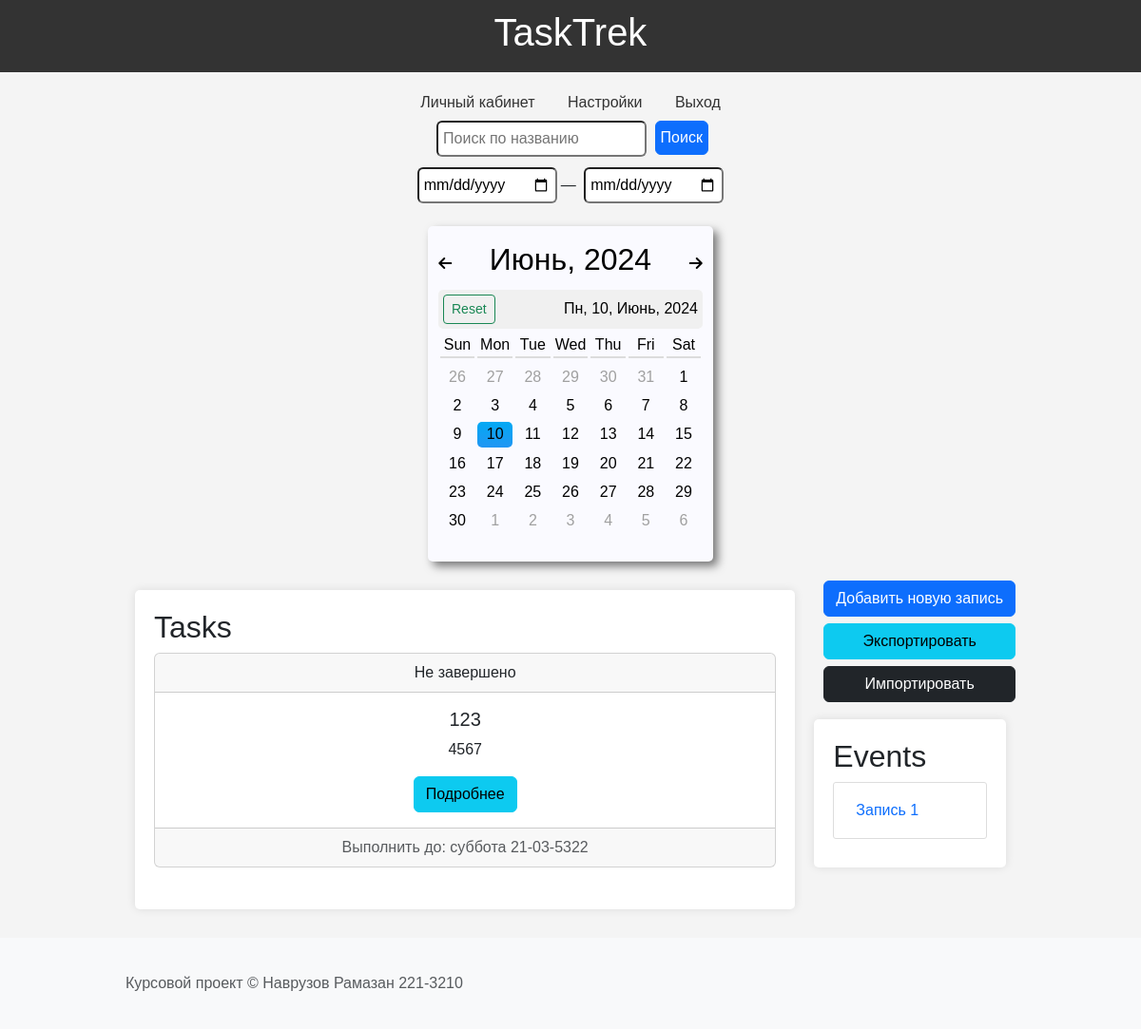
The page / (signed in) on the database as committed earlier.
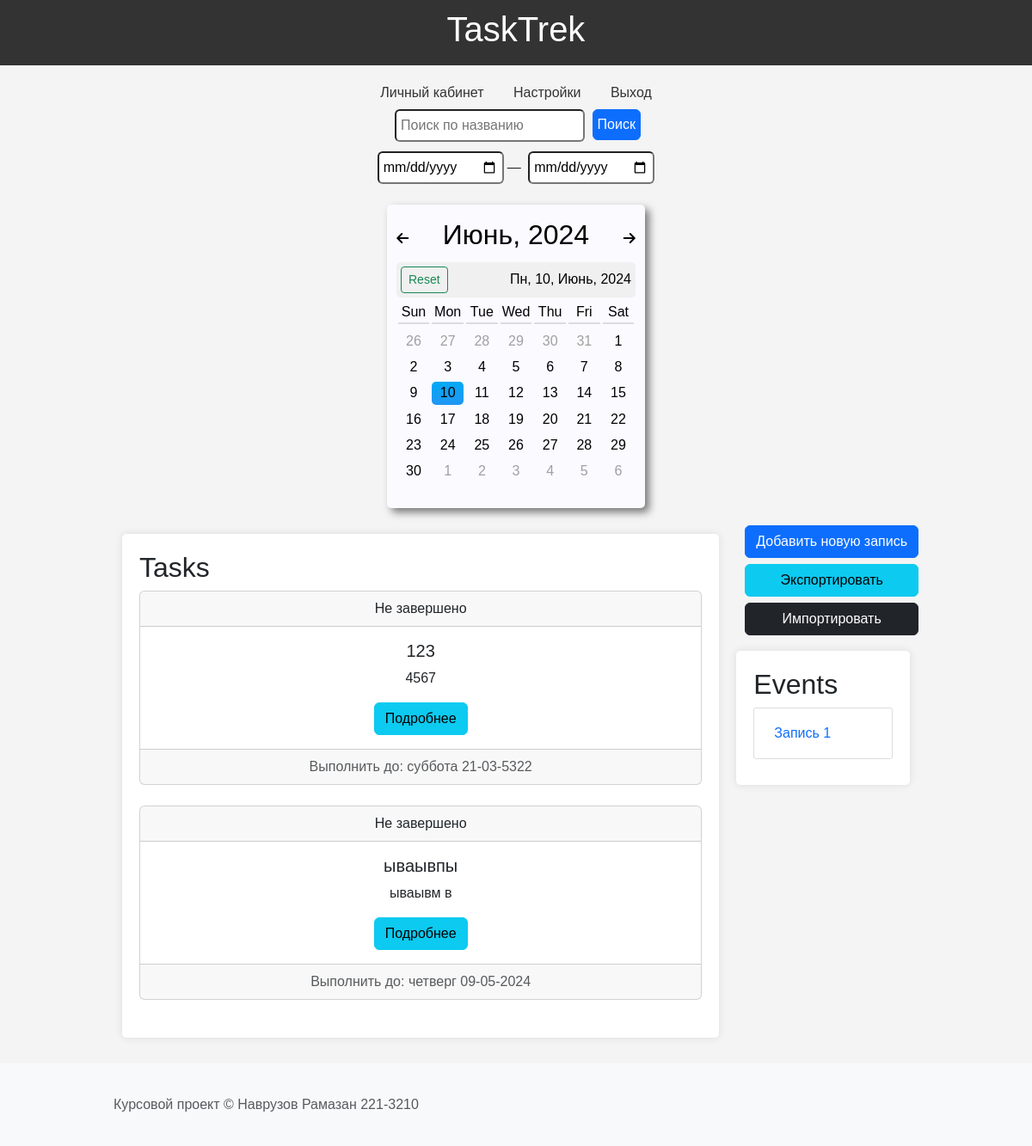
The same page on the database as committed later.
### app.py (models this page shows)
class Task(db.Model):
    __tablename__ = 'tasks'
    task_id = db.Column(db.Integer, primary_key=True, autoincrement=True)
    user_id = db.Column(db.Integer, db.ForeignKey('users.user_id'), nullable=False)
    title = db.Column(db.String(255), nullable=False)
    description = db.Column(db.Text)
    due_date = db.Column(db.Date)
    priority = db.Column(db.Integer, default=1)
    status = db.Column(db.String(50))
    __table_args__ = (
        db.CheckConstraint('priority >= 1 AND priority <= 10', name='check_priority_range'),
    )

class Event(db.Model):
    __tablename__ = 'events'
    event_id = db.Column(db.Integer, primary_key=True, autoincrement=True)
    user_id = db.Column(db.Integer, db.ForeignKey('users.user_id'), nullable=False)
    title = db.Column(db.String(255), nullable=False)
    description = db.Column(db.Text)
    event_date = db.Column(db.DateTime)

### app.py (the view)
@app.route('/', methods=['GET', 'POST'])
@login_required
def index():
    user_id = current_user.user_id
    tasks = Task.query.filter_by(user_id=user_id).all()
    events = Event.query.filter_by(user_id=user_id).all()
    form = ImportForm()
    return render_template('index.html', tasks=tasks, events=events, form=form)

### app.py
class ImportForm(FlaskForm):
    csv_file = FileField('CSV файл', validators=[
        FileRequired(),
        FileAllowed(['csv'], 'Только CSV файлы!')
    ])

### app.py (called while the page is built)
def format_date(value):
    return format_datetime(value, "EEEE dd-MM-yyyy", locale='ru_RU')

@login_manager.user_loader
def load_user(user_id):
    return User.query.get(int(user_id))

### templates/index.html (shortened to what the changed rows need)
<!DOCTYPE html>
<html lang="ru">
<head>
    <link href="https://cdn.jsdelivr.net/npm/bootstrap@5.3.3/dist/css/bootstrap.min.css" rel="stylesheet">
    <link rel="stylesheet" href="{{ url_for('static', filename='styles.css') }}">
    <link rel="stylesheet" href="{{ url_for('static', filename='calendar_styles.css') }}" />
    <link rel="stylesheet" href="https://cdnjs.cloudflare.com/ajax/libs/font-awesome/6.2.1/css/all.min.css"/>
</head>
<body>
    <header>
        <h1>TaskTrek</h1>
    </header>
    <div class="calendar dark">
        <div class="calendar_inner">
            <div class="calendar_controls">
                <div class="calendar_headings">
                    <h2 class="months_year"></h2>
                </div>
            </div>
        </div>
    </div>
    <div class="container">
        <div class="tasks">
            <h2>Tasks</h2>
            <div id="task-list">
                {% for task in tasks %}
                <div class="card text-center">
                    <div class="card-header">
                        {% if not task.status %}
                            Выполнено
                        {% else %}
                            Не завершено
                        {% endif %}
                    </div>
                    <div class="card-body">
                        <h5 class="card-title">{{ task.title }}</h5>
                        <p class="card-text">{{ task.description }}</p>
                        <button type="button" class="get-info btn btn-info" data-bs-toggle="modal" data-bs-target="#viewRecordModal" data-record-id="{{ task.task_id }}" data-record-type="task">Подробнее</button>
                    </div>
                    <div class="card-footer text-body-secondary">
                        Выполнить до: {{ task.due_date | format_date }}
                    </div>
                </div>
                <br>
                {% endfor %}
            </div>
        </div>
        <div class="sidebar">
            <div class="events">
                <h2>Events</h2>
                <div id="event-list">
                    {% for event in events %}
                    <div class="event-item"><button type="button" class="btn link-primary get-info" data-bs-toggle="modal" data-bs-target="#viewRecordModal" data-record-id="{{ event.event_id }}" data-record-type="event">{{ event.title }}</button></div>
                    {% endfor %}
                </div>
            </div>
        </div>
    </div>
</body>
</html>

Rows that differ between the two databases and show on the page:
added Task: status "Не завершено", title "ываывпы", description "ываывм в", due_date "четверг 09-05-2024"
